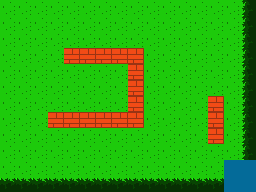

The image is a tile-based game level rendered from a .tmx file. Its description and complete source (layers, tilesets, objects, tile grids) follow:
An orthogonal 16x12 tile map with 16x16 px tiles, 1 tile layer (Tile Layer 1).

<map version="1.10" tiledversion="1.11.2" orientation="orthogonal" renderorder="right-down" width="16" height="12" tilewidth="16" tileheight="16" infinite="0" nextlayerid="2" nextobjectid="1">
 <tileset firstgid="1" source="bunnyGameTiles.tsx" />
 <layer id="1" name="Tile Layer 1" width="16" height="12">
  <data encoding="csv">
4,4,4,4,4,4,4,4,4,4,4,4,4,4,4,6,
4,4,4,4,4,4,4,4,4,4,4,4,4,4,4,6,
4,4,4,4,4,4,4,4,4,4,4,4,4,4,4,6,
4,4,4,4,2,2,2,2,2,4,4,4,4,4,4,6,
4,4,4,4,4,4,4,4,2,4,4,4,4,4,4,6,
4,4,4,4,4,4,4,4,2,4,4,4,4,4,4,6,
4,4,4,4,4,4,4,4,2,4,4,4,4,2,4,6,
4,4,4,2,2,2,2,2,2,4,4,4,4,2,4,6,
4,4,4,4,4,4,4,4,4,4,4,4,4,2,4,6,
4,4,4,4,4,4,4,4,4,4,4,4,4,4,4,6,
4,4,4,4,4,4,4,4,4,4,4,4,4,4,3,3,
5,5,5,5,5,5,5,5,5,5,5,5,5,5,3,3
</data>
 </layer>
</map>